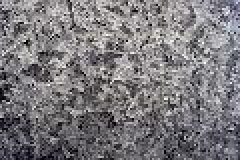
#> input picture Lab0/Lab4/data/0010.jpg, 120 x 80 px, found by its file name (shown 2 times larger)
$ python Ratanczuk.py
#> lines starting #> are read from the running program, lines starting #| are printed output that depends on the picture
import math

import matplotlib.pyplot as plt
import numpy as np

from cv2 import Canny
from PIL import Image
from numba import jit, prange


# [36 lines left out: functions nearest_neighbour, interpolate_bilinear, not called in this run]


@jit(nopython=True, fastmath=True, nogil=True, cache=True, parallel=True)
def mean_decrease(array_in, array_out, width_out, height_out, _scale):
    s = 1 / _scale
    for W in prange(height_out):
        for K in prange(width_out):
            w = list(range(int(W * s - s), int(W * s + s)))
            k = list(range(int(K * s - s), int(K * s + s)))
            w = [x for x in w if x >= 0]
            k = [x for x in k if x >= 0]

            array = []
            for i in w:
                for j in k:
                    array.append(array_in[i, j])

            res = []
            for i in range(3):
                suma = 0
                for j in range(len(array)):
                    suma += array[j][i]
                res.append(suma / len(array))

            array_out[W, K] = res
    return array_out


@jit(nopython=True, fastmath=True, nogil=True, cache=True, parallel=True)
def mean_weighted_decrease(array_in, array_out, width_out, height_out, _scale):
    s = 1 / _scale
    for W in prange(height_out):
        for K in prange(width_out):
            w = list(range(int(W * s - s), int(W * s + s)))
            k = list(range(int(K * s - s), int(K * s + s)))
            w = [x for x in w if x >= 0]
            k = [x for x in k if x >= 0]

            array = []
            for i in w:
                for j in k:
                    array.append(array_in[i, j])

            weights = []
            sumOFWeights = 0
            X = len(w)
            Y = len(k)
            x_sr = (X - 1) / 2
            y_sr = (Y - 1) / 2
            base_value = x_sr ** 2 + y_sr ** 2 + 1
            for x in range(X):
                for y in range(Y):
                    weights.append(base_value - ((x - x_sr) ** 2 + (y - y_sr) ** 2))
                    sumOFWeights += base_value - ((x - x_sr) ** 2 + (y - y_sr) ** 2)

            res = []
            for i in range(3):
                suma = 0
                for j in range(len(array)):
                    suma += array[j][i] * weights[j]
                res.append(suma / sumOFWeights)

            array_out[W, K] = res
    return array_out


@jit(nopython=True, fastmath=True, nogil=True, cache=True, parallel=True)
def median_decrease(array_in, array_out, width_out, height_out, _scale):
    s = 1 / _scale
    for W in prange(height_out):
        for K in prange(width_out):
            w = list(range(int(W * s - s), int(W * s + s)))
            k = list(range(int(K * s - s), int(K * s + s)))
            w = [x for x in w if x >= 0]
            k = [x for x in k if x >= 0]

            array = []
            for i in w:
                for j in k:
                    array.append(array_in[i, j])

            killmeplease = []
            res = np.zeros((len(array)))
            for i in range(3):
                for j in range(len(array)):
                    res[j] = array[j][i]
                killmeplease.append(np.median(res))
            array_out[W, K] = killmeplease
    return array_out


# [74 lines left out: function runIncrease, not called in this run]


def runDecrease():

    images_to_decrease = [
        # "data/0001.jpg",
        # "data/0002.jpg",
        # "data/0003.jpg",
        # "data/0004.jpg",
        # "data/0005.jpg",
        # "data/0006.jpg",
        # "data/0007.jpg",
        # "data/0008.tif",
        # "data/0009.jpg",
        "data/0010.jpg",
    ]

    scale_decrease = 0.05
    for image in images_to_decrease:

        OG = plt.imread(image)
#> OG is the input picture: shape (80, 120, 3); mean R, G, B 123.8, 121.3, 124.6

        plt.figure(dpi=700)
        plt.subplot(2, 4, 1)
        plt.xticks([])
        plt.yticks([])
        plt.imshow(OG)

        plt.subplot(2, 4, 5)
        plt.xticks([])
        plt.yticks([])
        edges = Canny(OG, 100, 200)
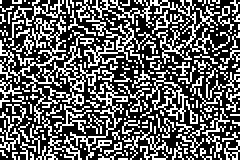
#> edges: shape (80, 120) (shown 2 times larger); 37.3% white in thin lines or dots
        plt.imshow(edges, cmap='gray')

        og_height = OG.shape[0]
#> og_height = 80
        og_width = OG.shape[1]
#> og_width = 120

        new_height_decrease = int(og_height * scale_decrease)
#> new_height_decrease = 4
        new_width_decrease = int(og_width * scale_decrease)
#> new_width_decrease = 6

        if len(OG.shape) < 3:
            mean_resize = np.zeros((new_height_decrease, new_width_decrease))
            mean_weighted_resize = np.zeros((new_height_decrease, new_width_decrease))
            median_resize = np.zeros((new_height_decrease, new_width_decrease))
        else:
            mean_resize = np.zeros((new_height_decrease, new_width_decrease, OG.shape[2]), dtype=np.uint8)
            mean_weighted_resize = np.zeros((new_height_decrease, new_width_decrease, OG.shape[2]), dtype=np.uint8)
            median_resize = np.zeros((new_height_decrease, new_width_decrease, OG.shape[2]), dtype=np.uint8)

        mean_resize = mean_decrease(OG, mean_resize, new_width_decrease, new_height_decrease, scale_decrease)

        plt.subplot(2, 4, 2)
        plt.xticks([])
        plt.yticks([])
        plt.imshow(mean_resize)

        plt.subplot(2, 4, 6)
        plt.xticks([])
        plt.yticks([])
        edges = Canny(mean_resize, 100, 200)
#> edges = [[0, 0, 0, 0, 0, 0], [0, 0, 0, 0, 0, 0], [0, 0, 0, 0, 0, 0], [0, 0, 0, 0, 0, 0]]
        plt.imshow(edges, cmap='gray')

        mean_weighted_resize = mean_weighted_decrease(OG, mean_weighted_resize, new_width_decrease, new_height_decrease,
                                                      scale_decrease)

        plt.subplot(2, 4, 3)
        plt.xticks([])
        plt.yticks([])
        plt.imshow(mean_weighted_resize)

        plt.subplot(2, 4, 7)
        plt.xticks([])
        plt.yticks([])
        edges = Canny(mean_weighted_resize, 100, 200)
        plt.imshow(edges, cmap='gray')

        median_resize = median_decrease(OG, median_resize, new_width_decrease, new_height_decrease, scale_decrease)

        plt.subplot(2, 4, 4)
        plt.xticks([])
        plt.yticks([])
        plt.imshow(median_resize)

        plt.subplot(2, 4, 8)
        plt.xticks([])
        plt.yticks([])
        edges = Canny(median_resize, 100, 200)
#> edges = [[0, 0, 0, 0, 0, 0], [0, 0, 0, 0, 0, 0], [255, 255, 255, 255, 255, 255], [0, 0, 0, 0, 0, 0]]
        plt.imshow(edges, cmap='gray')

        plt.show()
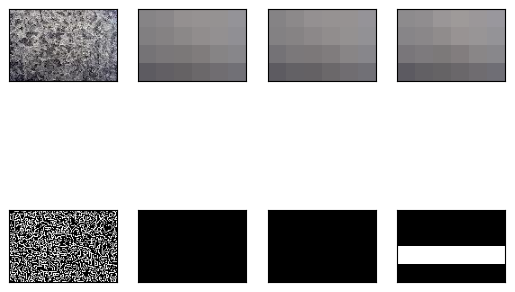
#> figure drawn by matplotlib, 8 panels

        im = Image.fromarray(mean_resize)
        im.save("mean_" + image)

        im = Image.fromarray(mean_weighted_resize)
        im.save("mean_weighted_" + image)

        im = Image.fromarray(median_resize)
        im.save("median_" + image)


if __name__ == '__main__':
    # runIncrease()
    runDecrease()

$ run again, with Lab0/Lab4/data/0011.jpg copied over Lab0/Lab4/data/0010.jpg
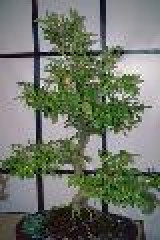
#> input picture Lab0/Lab4/data/0011.jpg, 80 x 120 px, found by its file name (shown 2 times larger)
#> in runDecrease, OG is the input picture: shape (120, 80, 3); mean R, G, B 111.6, 117.6, 105.7
#> in runDecrease, `edges = Canny(OG, 100, 200)`:
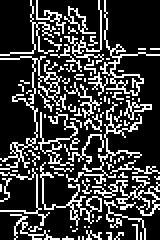
#> edges: shape (120, 80) (shown 2 times larger); 23.5% white in thin lines or dots
#> in runDecrease, `edges = Canny(mean_resize, 100, 200)`: edges = [[0, 0, 255, 0], [0, 0, 255, 255], [0, 255, 0, 255], [0, 255, 0, 255], [255, 255, 0, 255], [0, 0, 255, 0]]
#> in runDecrease, `edges = Canny(mean_weighted_resize, 100, 200)`: edges = [[0, 0, 255, 0], [255, 0, 255, 255], [0, 255, 0, 255], [0, 255, 0, 255], [255, 255, 0, 255], [0, 0, 0, 0]]
#> in runDecrease, `edges = Canny(median_resize, 100, 200)`: edges = [[0, 0, 0, 0], [255, 255, 255, 255], [0, 255, 0, 255], [0, 255, 0, 0], [255, 255, 0, 255], [0, 0, 0, 0]]

$ run again, with Lab0/Lab4/data/0012.jpg copied over Lab0/Lab4/data/0010.jpg
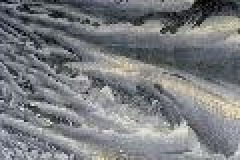
#> input picture Lab0/Lab4/data/0012.jpg, 120 x 80 px, found by its file name (shown 2 times larger)
#> in runDecrease, OG is the input picture: shape (80, 120, 3); mean R, G, B 121.8, 124.3, 127.1
#> in runDecrease, `edges = Canny(OG, 100, 200)`:
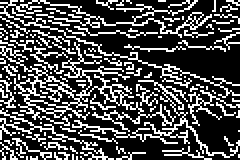
#> edges: shape (80, 120) (shown 2 times larger); 29.6% white in thin lines or dots
#> in runDecrease, `edges = Canny(mean_resize, 100, 200)`: edges = [[0, 0, 0, 0, 0, 0], [0, 0, 0, 0, 0, 0], [0, 0, 0, 0, 0, 0], [0, 0, 0, 0, 0, 0]]
#> in runDecrease, `edges = Canny(mean_weighted_resize, 100, 200)`: edges = [[0, 0, 0, 0, 0, 0], [0, 0, 255, 0, 0, 0], [255, 255, 255, 255, 255, 255], [0, 0, 0, 0, 0, 0]]

$ run again, with Lab0/Lab4/data/0013.jpg copied over Lab0/Lab4/data/0010.jpg
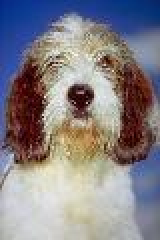
#> input picture Lab0/Lab4/data/0013.jpg, 80 x 120 px, found by its file name (shown 2 times larger)
#> in runDecrease, OG is the input picture: shape (120, 80, 3); mean R, G, B 133.8, 129.2, 135.1
#> in runDecrease, `edges = Canny(OG, 100, 200)`:
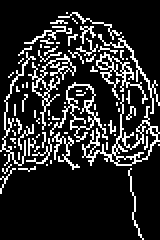
#> edges: shape (120, 80) (shown 2 times larger); 16.2% white in thin lines or dots
#> in runDecrease, `edges = Canny(mean_resize, 100, 200)`: edges = [[0, 255, 0, 0], [0, 255, 255, 255], [0, 255, 0, 255], [0, 255, 0, 255], [255, 255, 255, 255], [0, 0, 0, 255]]
#> in runDecrease, `edges = Canny(mean_weighted_resize, 100, 200)`: edges = [[0, 255, 0, 255], [0, 255, 255, 255], [255, 255, 0, 0], [0, 255, 0, 255], [255, 255, 255, 255], [0, 0, 0, 255]]
#> in runDecrease, `edges = Canny(median_resize, 100, 200)`: edges = [[0, 0, 0, 0], [0, 255, 255, 255], [255, 255, 0, 0], [0, 255, 0, 255], [255, 255, 255, 255], [0, 0, 0, 255]]
